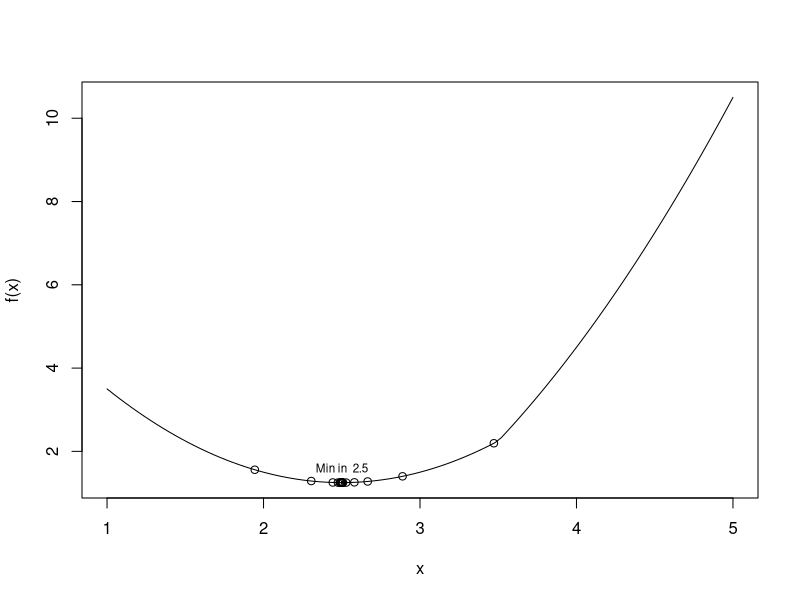

Here is the R script that generated this plot:
rm(list = ls())
# function to be minimized
f <- function(x){
  abs(x - 3.5) + (x - 2)^2
}
# end: function to be minimized

# test adding points to the plot
# x <- c(2,4)
# fx <- c(f(x[1]),f(x[2]))
# points(x,fx)
# text(x,fx, labels = c("x1","x2"), cex = 0.7, pos = 3)
# text(3,2, labels = "ciao", cex = 0.7, pos = 3)
# end test

# ############################### #
# find minimum with golden search #
# ############################### #
# parameters:
# f:    function to be minimized
# a,b:  endpoints of the interval over which we look for the minimum
#       their values will be locally changed as the interval narrows
# tol:  tolerance in the precision of the minimum, defaults to 10E-7
# 
# use:
# x1, x2:  x values where the function is tested
# ratio:   the golden ratio
#
# algo:
# - choose x1 < x2 interior to a,b, according to the golden ratio
# - f1, f2 <- the values of f in x1 and x2, respectively
# - repeat if the interval size is greater than the tolerance
#   - if f2 > f1 the minimum lies between a and x2
#     - b  <- x2
#     - x2 <- x1
#     - f2 <- f1 (without need of computation)
#     - x1 <- new value according to the golden ratio 
#             left side w.r.t. a and b
#     - f1 <- f(x1)
#   else
#     - a  <- x1
#     - x1 <- x2
#     - f1 <- f2 (without need of computation)
#     - x2 <- new value according to the golden ratio 
#             right side w.r.t. a and b
#     - f2 <- f(x2)
# - when the repetition stops the interval [a,b] is shorter
#   than the tolerance, therefore the midpoint can
#   be taken as the minimizer of f inside the starting interval

golden_min <- function(f, a, b, tol = 10E-7){
  ratio <- 2 / (sqrt(5) + 1)
  # left side
  x1 <- b - ratio * (b - a)
  f1 <- f(x1)
  # right side
  x2 <- a + ratio * (b - a)
  f2 <- f(x2)
  while (abs(b - a) > tol){
    if (f2 > f1){ # continue between a and x2
      b <- x2
      x2 <- x1
      f2 <- f1
      x1 <- b - ratio * (b - a)
      f1 <- f(x1)
    } else { # continue between x1 and b
      a <- x1
      x1 <- x2
      f1 <- f2
      x2 <- a + ratio * (b - a)
      f2 <- f(x2)
    } # end: if (f2 > f1)
  } # end: while (abs(b - a) > tol)
  return((a + b) / 2)
}

# ############################################## #
# same as golden_min, but returns also a vector  #
# with all the tested values of x                #
# ############################################## #
golden_min_tracking <- function(f, a, b, tol = 10E-7){
  ratio <- 2 / (sqrt(5) + 1)
  x1 <- b - ratio * (b - a)
  x2 <- a + ratio * (b - a)
  tr <- c(x1,x2)
  f1 <- f(x1)
  f2 <- f(x2)
  while (abs(b - a) > tol){
    if (f2 > f1){
      b <- x2
      x2 <- x1
      f2 <- f1
      x1 <- b - ratio * (b - a)
      tr <- c(tr, x1)
      f1 <- f(x1)
    } else {
      a <- x1
      x1 <- x2
      f1 <- f2
      x2 <- a + ratio * (b - a)
      tr <- c(tr, x2)
      f2 <- f(x2)
    }
  }
  return(list(x_min = (a + b) / 2
            , track = tr
            )
         )
}


########################################
# test code
########################################
left  <- 1
right <- 5

# Plots function in a given interval
curve(f, from = left, to = right)

# find minimum and obtain track of tested values
result <- golden_min_tracking(f, left, right)
wait <- 1

# put the track points on the plot
for (i in seq_along(result$track)){
  points(result$track[i], f(result$track[i]))
  # plotting waits for presentation reasons
  Sys.sleep(wait)
  wait <- wait * 0.9 # wait time is reduced as the result is approaching
}

# put the result label on the plot
points(result$x_min, f(result$x_min))
text(  result$x_min, f(result$x_min)
     , labels = paste("Min in ",round(result$x_min,2)), cex = 0.7, pos = 3)

